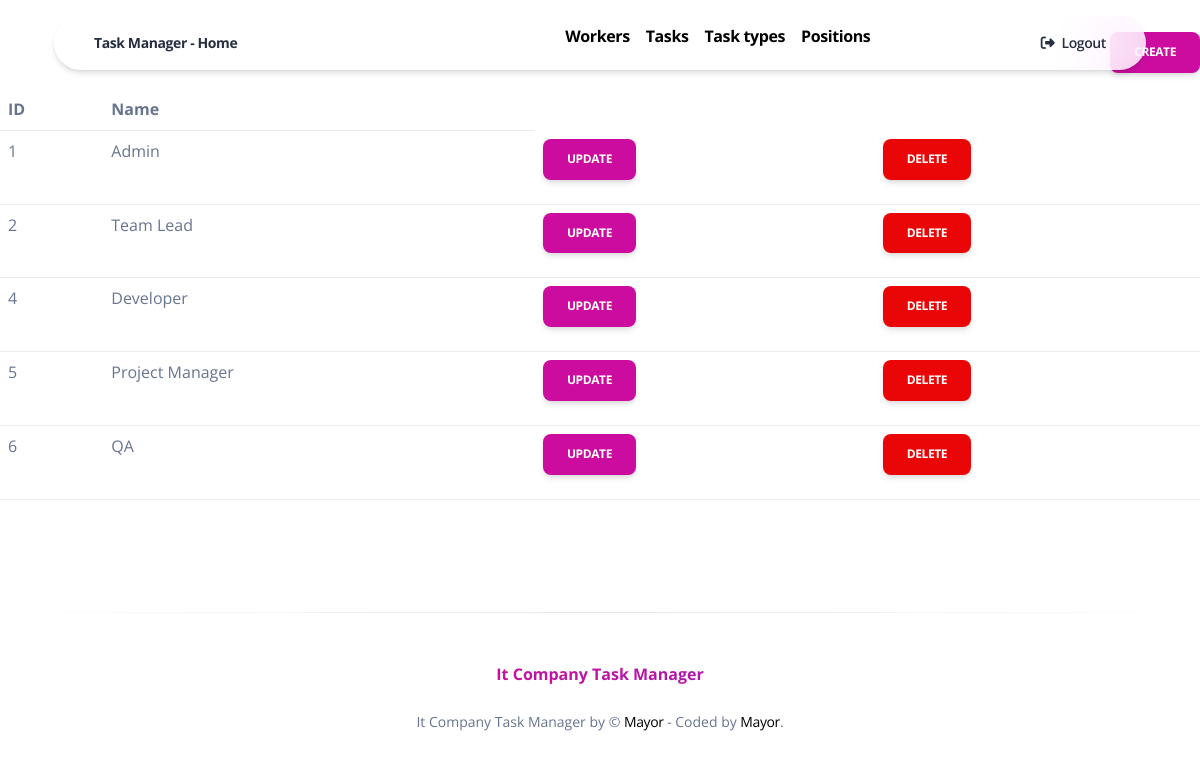
The app's page /position/ (signed in) with its own data.
### task_manager/models.py (models this page shows, shortened)
class Position(models.Model):
    name = models.CharField(max_length=255)

### task_manager/views.py (the view)
# urls.py: path("position/", PositionListView.as_view(), name="position-list"),
class PositionListView(LoginRequiredMixin, generic.ListView):
    model = Position
    template_name = "task_manager/position_list.html"

### task_manager/context_processors.py (called while the page is built)
def cfg_assets_root(request):
    return { 'ASSETS_ROOT' : settings.ASSETS_ROOT }

### templates/task_manager/position_list.html
{% extends "base-presentation.html" %}
{% block content %}
  <div class="mt-4">
    <a href="{% url "task_manager:position-create" %}" class="btn btn-primary mt-2" style="float: right">Create</a>
    {% if position_list %}
      <table class="table">
        <tr>
          <th>ID</th>
          <th>Name</th>
        </tr>
        {% for position in position_list %}
          <tr>
            <td>{{ position.id }}</td>
            <td>{{ position.name }}</td>
            <td><a href="{% url "task_manager:position-update" pk=position.pk %}" class="btn btn-primary">Update</a></td>
            <td><a href="{% url "task_manager:position-delete" pk=position.pk %}" class="btn btn-danger">Delete</a></td>
          </tr>
        {% endfor %}
      </table>
  </div>
  {% else %}
    <h4>There is no positions</h4>
  {% endif %}
{% endblock %}

### records on screen
Position: id "1", name "Admin"
Position: id "2", name "Team Lead"
Position: id "4", name "Developer"
Position: id "5", name "Project Manager"
Position: id "6", name "QA"
